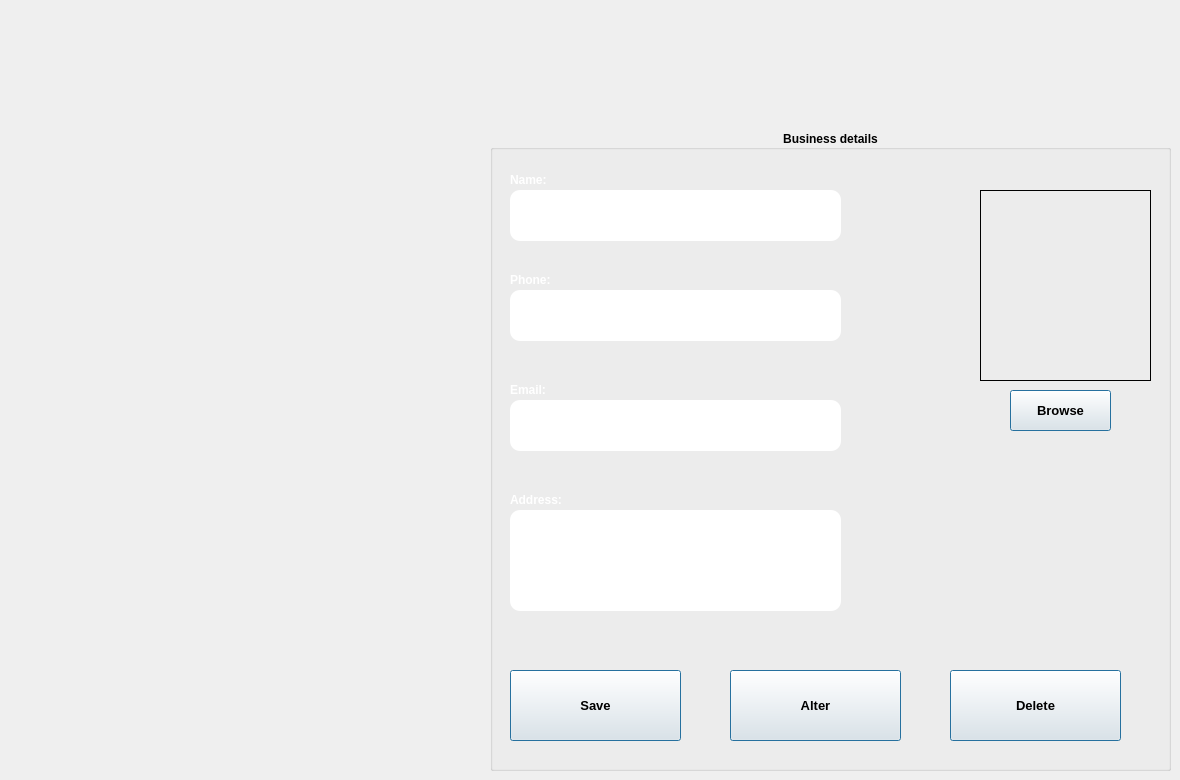
     <widget class="QWidget" name="Bususiness_info_tab">
      <attribute name="title">
       <string>Bususiness Info</string>
      </attribute>
      <widget class="QGroupBox" name="groupBox_6">
       <property name="geometry">
        <rect>
         <x>490</x>
         <y>130</y>
         <width>681</width>
         <height>641</height>
        </rect>
       </property>
       <property name="font">
        <font>
         <pointsize>9</pointsize>
         <weight>75</weight>
         <bold>true</bold>
        </font>
       </property>
       <property name="title">
        <string>Business details</string>
       </property>
       <property name="alignment">
        <set>Qt::AlignCenter</set>
       </property>
       <widget class="QLabel" name="business_logo">
        <property name="geometry">
         <rect>
          <x>490</x>
          <y>60</y>
          <width>171</width>
          <height>191</height>
         </rect>
        </property>
        <property name="frameShape">
         <enum>QFrame::Box</enum>
        </property>
        <property name="frameShadow">
         <enum>QFrame::Plain</enum>
        </property>
        <property name="midLineWidth">
         <number>1</number>
        </property>
        <property name="text">
         <string/>
        </property>
        <property name="scaledContents">
         <bool>true</bool>
        </property>
       </widget>
       <widget class="QPushButton" name="btn_add_business">
        <property name="geometry">
         <rect>
          <x>20</x>
          <y>540</y>
          <width>171</width>
          <height>71</height>
         </rect>
        </property>
        <property name="font">
         <font>
          <family>Segoe UI</family>
          <pointsize>10</pointsize>
          <weight>75</weight>
          <bold>true</bold>
         </font>
        </property>
        <property name="text">
         <string>Save</string>
        </property>
        <property name="default">
         <bool>true</bool>
        </property>
       </widget>
       <widget class="QLabel" name="label_479">
        <property name="geometry">
         <rect>
          <x>20</x>
          <y>250</y>
          <width>61</width>
          <height>20</height>
         </rect>
        </property>
        <property name="font">
         <font>
          <pointsize>9</pointsize>
         </font>
        </property>
        <property name="styleSheet">
         <string notr="true">color: white;</string>
        </property>
        <property name="text">
         <string>Email:</string>
        </property>
       </widget>
       <widget class="QPushButton" name="btn_edit_business">
        <property name="geometry">
         <rect>
          <x>240</x>
          <y>540</y>
          <width>171</width>
          <height>71</height>
         </rect>
        </property>
        <property name="font">
         <font>
          <family>Segoe UI</family>
          <pointsize>10</pointsize>
          <weight>75</weight>
          <bold>true</bold>
         </font>
        </property>
        <property name="text">
         <string>Alter</string>
        </property>
        <property name="default">
         <bool>true</bool>
        </property>
       </widget>
       <widget class="QPushButton" name="btn_browse_logo">
        <property name="geometry">
         <rect>
          <x>520</x>
          <y>260</y>
          <width>101</width>
          <height>41</height>
         </rect>
        </property>
        <property name="font">
         <font>
          <family>Segoe UI</family>
          <pointsize>10</pointsize>
          <weight>75</weight>
          <bold>true</bold>
         </font>
        </property>
        <property name="text">
         <string>Browse</string>
        </property>
        <property name="default">
         <bool>true</bool>
        </property>
       </widget>
       <widget class="QLabel" name="label_481">
        <property name="geometry">
         <rect>
          <x>20</x>
          <y>40</y>
          <width>61</width>
          <height>20</height>
         </rect>
        </property>
        <property name="font">
         <font>
          <pointsize>9</pointsize>
         </font>
        </property>
        <property name="styleSheet">
         <string notr="true">color: white;</string>
        </property>
        <property name="text">
         <string>Name:</string>
        </property>
       </widget>
       <widget class="QLineEdit" name="show_business_name">
        <property name="geometry">
         <rect>
          <x>20</x>
          <y>60</y>
          <width>331</width>
          <height>51</height>
         </rect>
        </property>
        <property name="styleSheet">
         <string notr="true">background-color: white; border-radius: 10px;</string>
        </property>
       </widget>
       <widget class="QLabel" name="label_482">
        <property name="geometry">
         <rect>
          <x>20</x>
          <y>360</y>
          <width>101</width>
          <height>20</height>
         </rect>
        </property>
        <property name="font">
         <font>
          <pointsize>9</pointsize>
         </font>
        </property>
        <property name="styleSheet">
         <string notr="true">color: white;</string>
        </property>
        <property name="text">
         <string>Address:</string>
        </property>
       </widget>
       <widget class="QLabel" name="label_480">
        <property name="geometry">
         <rect>
          <x>20</x>
          <y>140</y>
          <width>71</width>
          <height>20</height>
         </rect>
        </property>
        <property name="font">
         <font>
          <pointsize>9</pointsize>
         </font>
        </property>
        <property name="styleSheet">
         <string notr="true">color: white;</string>
        </property>
        <property name="text">
         <string>Phone:</string>
        </property>
       </widget>
       <widget class="QLineEdit" name="show_business_address">
        <property name="geometry">
         <rect>
          <x>20</x>
          <y>380</y>
          <width>331</width>
          <height>101</height>
         </rect>
        </property>
        <property name="styleSheet">
         <string notr="true">background-color: white; border-radius: 10px;</string>
        </property>
       </widget>
       <widget class="QLineEdit" name="show_business_email">
        <property name="geometry">
         <rect>
          <x>20</x>
          <y>270</y>
          <width>331</width>
          <height>51</height>
         </rect>
        </property>
        <property name="styleSheet">
         <string notr="true">background-color: white; border-radius: 10px;</string>
        </property>
       </widget>
       <widget class="QPushButton" name="btn_delete_business">
        <property name="geometry">
         <rect>
          <x>460</x>
          <y>540</y>
          <width>171</width>
          <height>71</height>
         </rect>
        </property>
        <property name="font">
         <font>
          <family>Segoe UI</family>
          <pointsize>10</pointsize>
          <weight>75</weight>
          <bold>true</bold>
         </font>
        </property>
        <property name="text">
         <string>Delete</string>
        </property>
        <property name="default">
         <bool>true</bool>
        </property>
       </widget>
       <widget class="QLineEdit" name="show_business_phone">
        <property name="geometry">
         <rect>
          <x>20</x>
          <y>160</y>
          <width>331</width>
          <height>51</height>
         </rect>
        </property>
        <property name="styleSheet">
         <string notr="true">background-color: white; border-radius: 10px;</string>
        </property>
       </widget>
      </widget>
     </widget>
